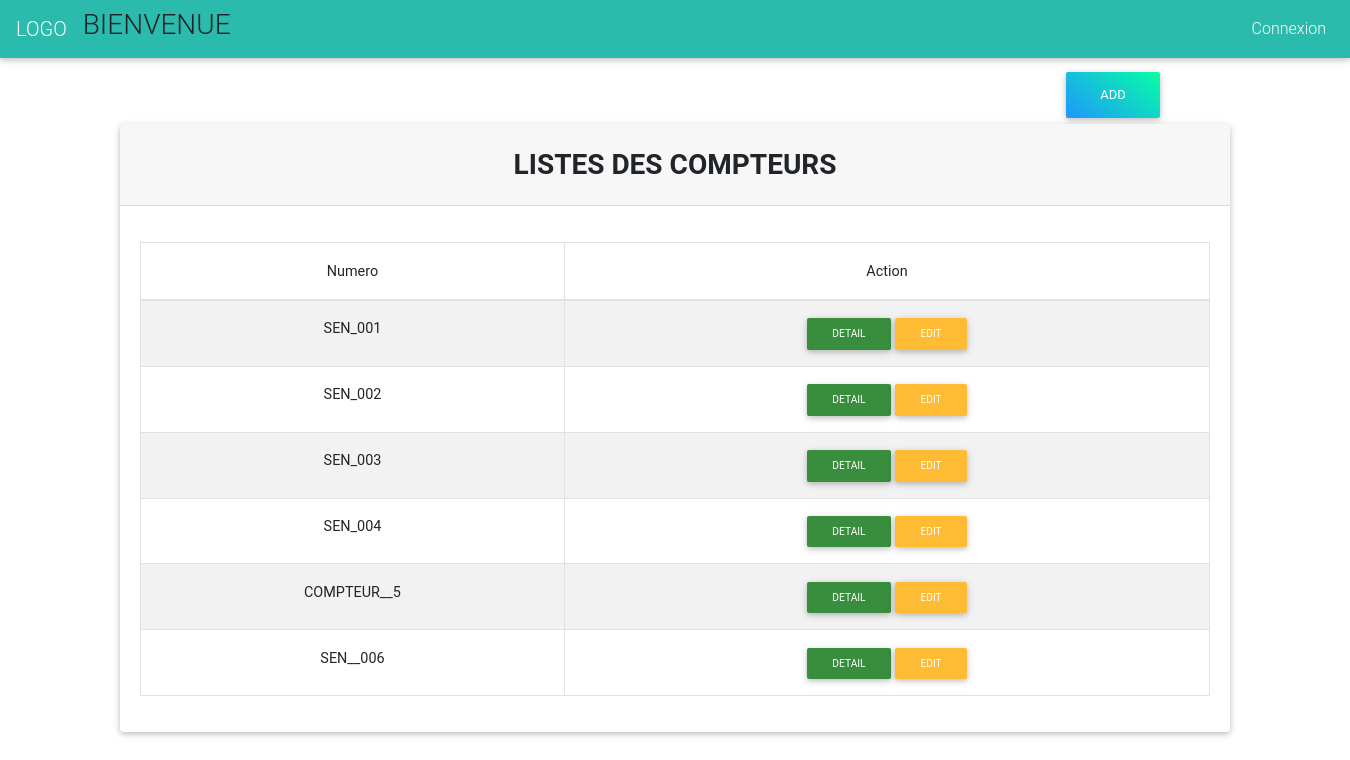
Page /accueil.php?p=gGestionCompteur on the committed database.
### tables this page shows
CREATE TABLE `compteur` (
  `id` int(11) NOT NULL,
  `numC` varchar(45) DEFAULT NULL
);

### src/models/user.php (called while the page is built, shortened)
<?php
require_once 'bdd.php';
function getCompteur(){
    global $db;
    return $db->query("SELECT * FROM compteur")->fetchAll();
}
?>

### src/vue/compteur/index_compteur.php (the view, shortened to what this page needs)
<div class="container mt-2">
<div class="col-md-4 offset-10">
    <a href="accueil.php?p=gAddCompteur" class="btn aqua-gradient">Add</a>
</div>
<div class="card">
  <h3 class="card-header text-center font-weight-bold text-uppercase py-4">Listes Des Compteurs</h3>
  <div class="card-body">
    <div id="table" class="table-editable">
      <table class="table table-bordered table-responsive-md table-striped text-center">
        <thead>
          <tr>
            <th class="text-center">Numero</th>
            <th class="text-center" colspan="2">Action</th>
          </tr>
        </thead>
        <tbody>
        <?php
        foreach($compteur as $co){
            ?>
           <tr>
            <th class="text-center"><?=$co['numC'] ?></th>
            <th clospan="2">
            <a href="#" class="btn btn-sm btn-green">Detail</a>
            <a href="#" class="btn btn-sm btn-warning">Edit</a>
            </th>
          </tr>
        <?php
        }
        ?>
        </tbody>
      </table>
    </div>
  </div>
</div>
</div>

### rows in the picture
compteur: numC "SEN_001"
compteur: numC "SEN_002"
compteur: numC "SEN_003"
compteur: numC "SEN_004"
compteur: numC "COMPTEUR__5"
compteur: numC "SEN__006"
